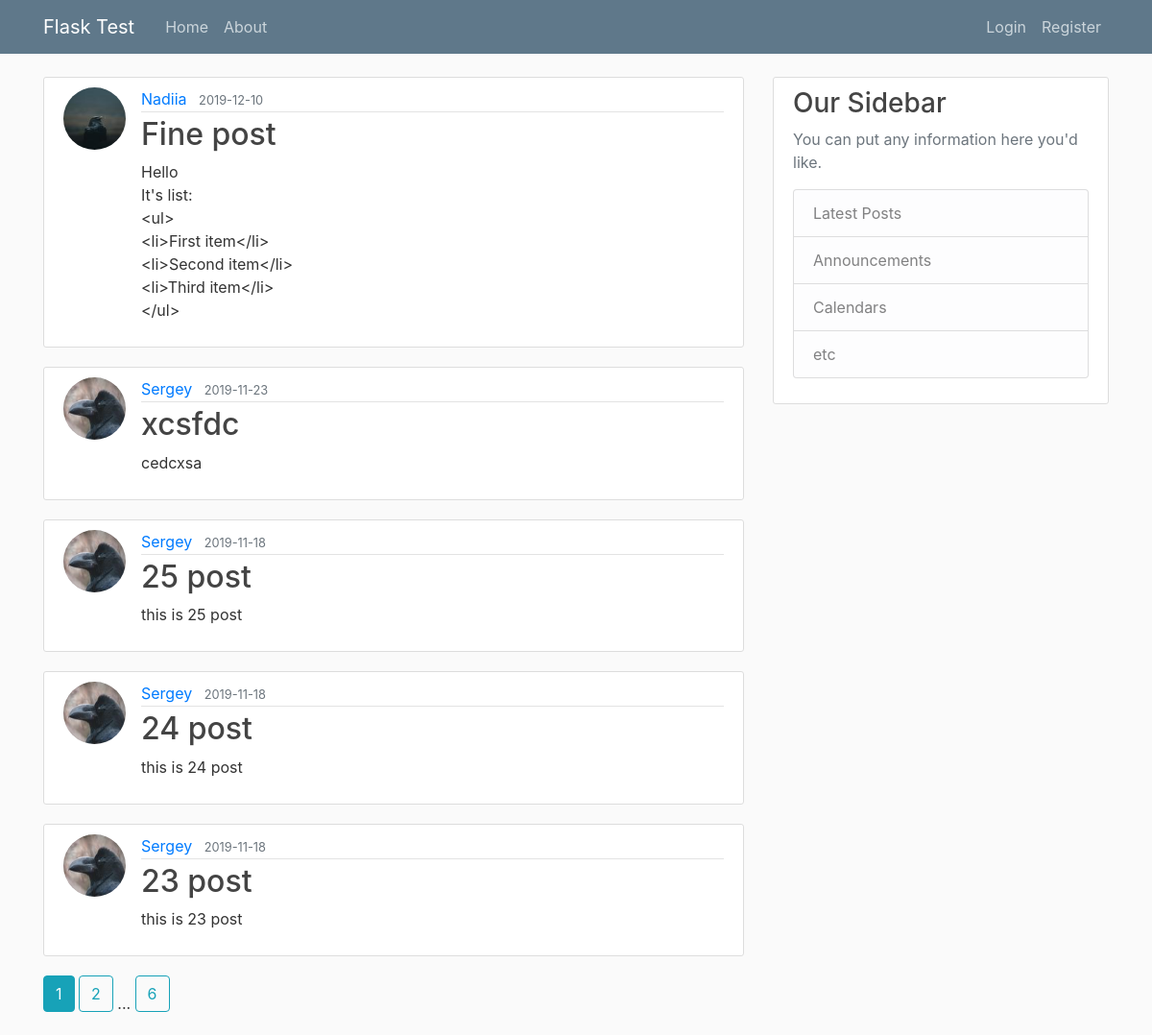
The page /home on the database its author committed.
### flaskblog/models.py (models this page shows, shortened)
class Post(db.Model):
    id = db.Column(db.Integer, primary_key=True)
    title = db.Column(db.String(100), nullable=False)
    date_posted = db.Column(db.DateTime, nullable=False, default=datetime.utcnow)
    content = db.Column(db.Text, nullable=False)
    user_id = db.Column(db.Integer, db.ForeignKey('user.id'), nullable=False)

class User(db.Model, UserMixin):
    id = db.Column(db.Integer, primary_key=True)
    username = db.Column(db.String(20), unique=True, nullable=False)
    email = db.Column(db.String(120), unique=True, nullable=False)
    image_file = db.Column(db.String(20), nullable=False, default='default.jpg')
    password = db.Column(db.String(60), nullable=False)
    posts = db.relationship('Post', backref='author', lazy=True)
    about_me = db.Column(db.String(140))
    last_seen = db.Column(db.DateTime, default=datetime.utcnow)
    admin = db.Column(db.Boolean())
    notes = db.Column(db.UnicodeText)
    followed = db.relationship(
        'User', secondary=followers,
        primaryjoin=(followers.c.follower_id == id),
        secondaryjoin=(followers.c.followed_id == id),
        backref=db.backref('followers', lazy='dynamic'), lazy='dynamic')

### flaskblog/routes.py (the view)
@app.route("/")
@app.route("/home")
def home():
    page = request.args.get('page', 1, type=int)
    posts = Post.query.order_by(Post.date_posted.desc()).paginate(page=page, per_page=5)
    return render_template('home.html', posts=posts)

### flaskblog/routes.py (called while the page is built)
@app.before_request
def before_request():
    if current_user.is_authenticated:
        current_user.last_seen = datetime.utcnow()
        db.session.commit()

### flaskblog/templates/home.html
{% extends "layout.html" %}
{% block content %}
    {% for post in posts.items %}
        <article class="media content-section">
        <img class="rounded-circle article-img" src="{{ url_for('static', filename='profile_pics/'+ post.author.image_file)}}">
          <div class="media-body">
            <div class="article-metadata">
              <a class="mr-2" href="#">{{ post.author.username }}</a>
              <small class="text-muted">{{ post.date_posted.strftime('%Y-%m-%d') }}</small>
            </div>
            <h2><a class="article-title" href="{{url_for('post', post_id=post.id)}}">{{ post.title }}</a></h2>
            <p class="article-content">{{ post.content }}</p>
          </div>
        </article>
    {% endfor %}
    {% for page_num in posts.iter_pages(left_edge=1, right_edge=1, left_current=1, right_current=2) %}
        {% if page_num %}
            {% if posts.page == page_num %}
                <a class="btn btn-info mb-4" href="{{ url_for('home', page=page_num) }}"> {{ page_num }}</a>
            {% else %}
                <a class="btn btn-outline-info mb-4" href="{{ url_for('home', page=page_num) }}"> {{ page_num }}</a>
            {% endif %}
        {% else %}
            ...
        {% endif %}
    {% endfor %}
{% endblock content %}

### flaskblog/static/main.css (style rules this page uses)
body { background: #fafafa; color: #333333; margin-top: 5rem; }
h1, h2, h3, h4, h5, h6 { color: #444444; }
.content-section { background: #ffffff; padding: 10px 20px; border: 1px solid #dddddd; border-radius: 3px; margin-bottom: 20px; }
.article-title { color: #444444; }
.article-content { white-space: pre-line; }
.article-img { height: 65px; width: 65px; margin-right: 16px; }
.article-metadata { padding-bottom: 1px; margin-bottom: 4px; border-bottom: 1px solid #e3e3e3 }

### rows shown on the page
Post: image_file (picture), author.username "Nadiia", date_posted "2019-12-10", title "Fine post", content "Hello It's list: <ul> <li>First item</li> <li>Second item</li> <li>Third item</li> </ul>"
Post: image_file (picture), author.username "Sergey", date_posted "2019-11-23", title "xcsfdc", content "cedcxsa"
Post: image_file (picture), author.username "Sergey", date_posted "2019-11-18", title "25 post", content "this is 25 post"
Post: image_file (picture), author.username "Sergey", date_posted "2019-11-18", title "24 post", content "this is 24 post"
Post: image_file (picture), author.username "Sergey", date_posted "2019-11-18", title "23 post", content "this is 23 post"

### other values the page prints
{{ page_num }} "1"
{{ page_num }} "2" "6"
